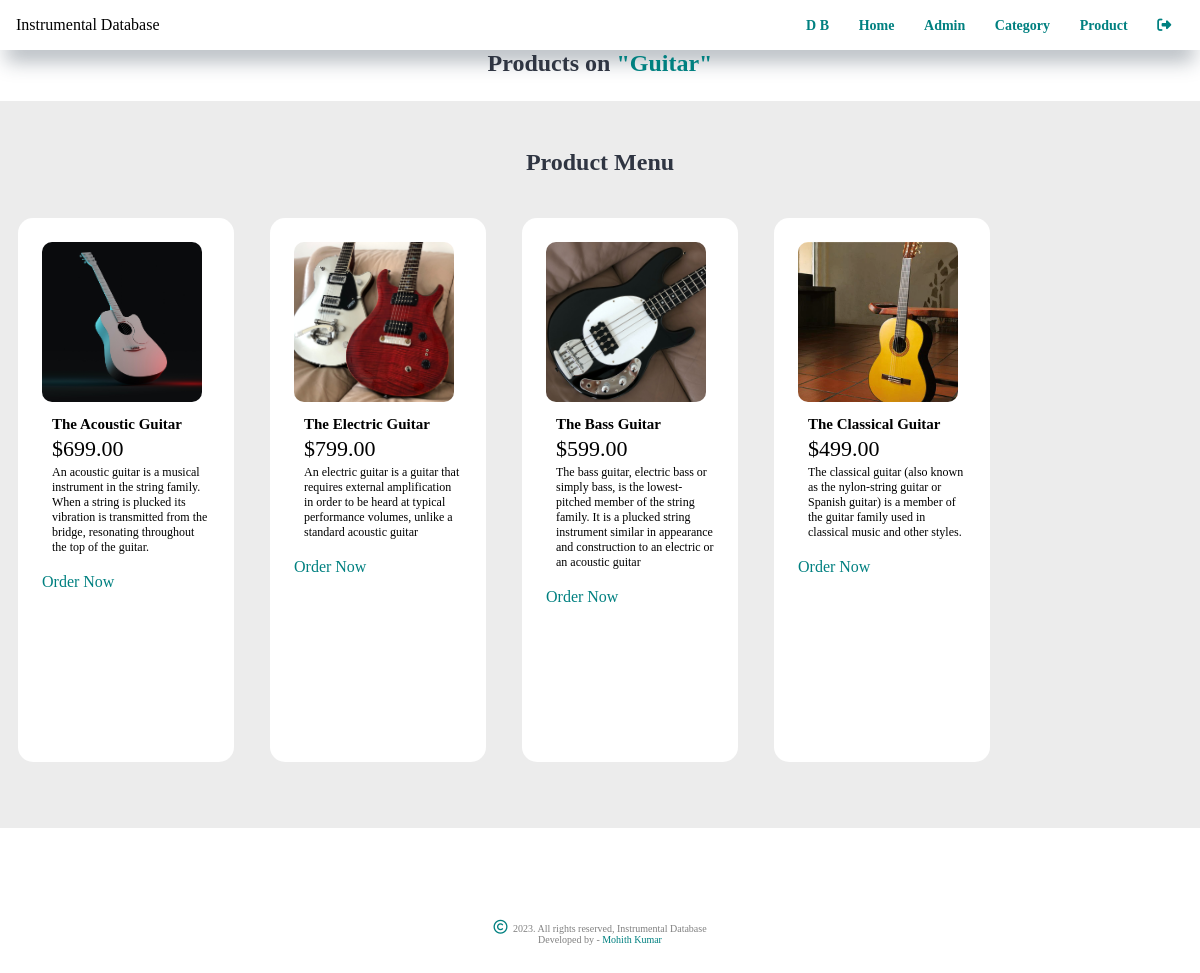
Page /category-product.php?category_id=4 on the committed database.
### tables this page shows
CREATE TABLE `t_category` (
  `id` int(10) UNSIGNED NOT NULL,
  `title` varchar(100) NOT NULL,
  `image_name` varchar(255) NOT NULL,
  `featured` varchar(10) NOT NULL,
  `active` varchar(10) NOT NULL
);

CREATE TABLE `t_product` (
  `id` int(10) UNSIGNED NOT NULL,
  `title` varchar(150) NOT NULL,
  `description` varchar(255) NOT NULL,
  `price` decimal(10,2) NOT NULL,
  `image_name` varchar(255) NOT NULL,
  `category_id` int(11) NOT NULL,
  `featured` varchar(10) NOT NULL,
  `active` varchar(10) NOT NULL
);

### category-product.php (the view, shortened to what this page needs)
<?php include('./partials-m/menu.php'); ?>
<?php
    if(isset($_GET['category_id']))
    {
        $category_id = $_GET['category_id'];
        $sql = "SELECT title FROM t_category WHERE id=$category_id";
        $res = mysqli_query($conn, $sql);
        $row = mysqli_fetch_assoc($res);
        $category_title = $row['title'];
    }
    else
    {
        header('location:'.URL);
    }
?>
<section class="product-search text-center">
    <div class="container">
        <h2>Products on <a href="#" class="">"<?php echo $category_title; ?>"</a></h2>
    </div>
</section>
<section class="product-menu">
    <div class="container">
        <h2 class="text-center">Product Menu</h2>
        <?php
            $sql2 = "SELECT * FROM t_product WHERE category_id=$category_id";
            $res2 = mysqli_query($conn, $sql2);
            $count2 = mysqli_num_rows($res2);
            if($count2>0)
            {
                while($row2=mysqli_fetch_assoc($res2))
                {
                    $id = $row2['id'];
                    $title = $row2['title'];
                    $price = $row2['price'];
                    $description = $row2['description'];
                    $image_name = $row2['image_name'];
                    ?>
                    <div class="product-menu-box">
                        <div class="product-menu-img">
                            <?php
                                if($image_name=="")
                                {
                                    echo "<div class='error'>Image not Available.</div>";
                                }
                                else
                                {
                                    ?>
                                    <img src="<?php echo URL; ?>images/product/<?php echo $image_name; ?>" alt="" class="img-responsive img-curve">
                                    <?php
                                }
                            ?>
                        </div>
                        <div class="product-menu-desc">
                            <h4><?php echo $title; ?></h4>
                            <p class="product-price">$<?php echo $price; ?></p>
                            <p class="product-detail">
                                <?php echo $description; ?>
                            </p>
                            <br>
                            <a href="<?php echo URL; ?>order.php?product_id=<?php echo $id; ?>" >Order Now</a>
                        </div>
                    </div>
                    <?php
                }
            }
            else
            {
                echo "<div class='error'>Product not Available.</div>";
            }
        ?>
    </div>
</section>
<?php include('./partials-m/footer.php'); ?>

### css/style.css (style rules this page uses)
* { margin: 0; padding: 0; font-family: "Poppins"; box-sizing: border-box; }
.img-responsive { height: 10rem; }
.img-curve { border-radius: 10px; }
.text-center { text-align: center; }
a { color: teal; text-decoration: none; }
h2 { color: #2f3542; font-size: 1.5rem; margin-bottom: 2%; }
.product-menu { background-color: #ececec; padding: 4% 0; }
.product-menu-box { height: 34rem; width: 18%; margin: 1.5%; padding: 2%; float: left; background-color: white; border-radius: 15px; }
.product-menu-desc h4 { padding: 10px 0 0 10px; font-size: 15px; }
.product-price { padding: 3px 0 0 10px; font-size: 22px; }
.product-detail { padding: 3px 0 0 10px; font-size: 12px; }

### rows in the picture
t_category: title "Guitar"
t_product: image_name (picture), title "The Acoustic Guitar", price "699.00", description "An acoustic guitar is a musical instrument in the string family. When a string is plucked its vibration is transmitted from the bridge, resonating throughout the top of the guitar."
t_product: image_name (picture), title "The Electric Guitar", price "799.00", description "An electric guitar is a guitar that requires external amplification in order to be heard at typical performance volumes, unlike a standard acoustic guitar"
t_product: image_name (picture), title "The Bass Guitar", price "599.00", description "The bass guitar, electric bass or simply bass, is the lowest-pitched member of the string family. It is a plucked string instrument similar in appearance and construction to an electric or an acoustic guitar"
t_product: image_name (picture), title "The Classical Guitar", price "499.00", description "The classical guitar (also known as the nylon-string guitar or Spanish guitar) is a member of the guitar family used in classical music and other styles."
